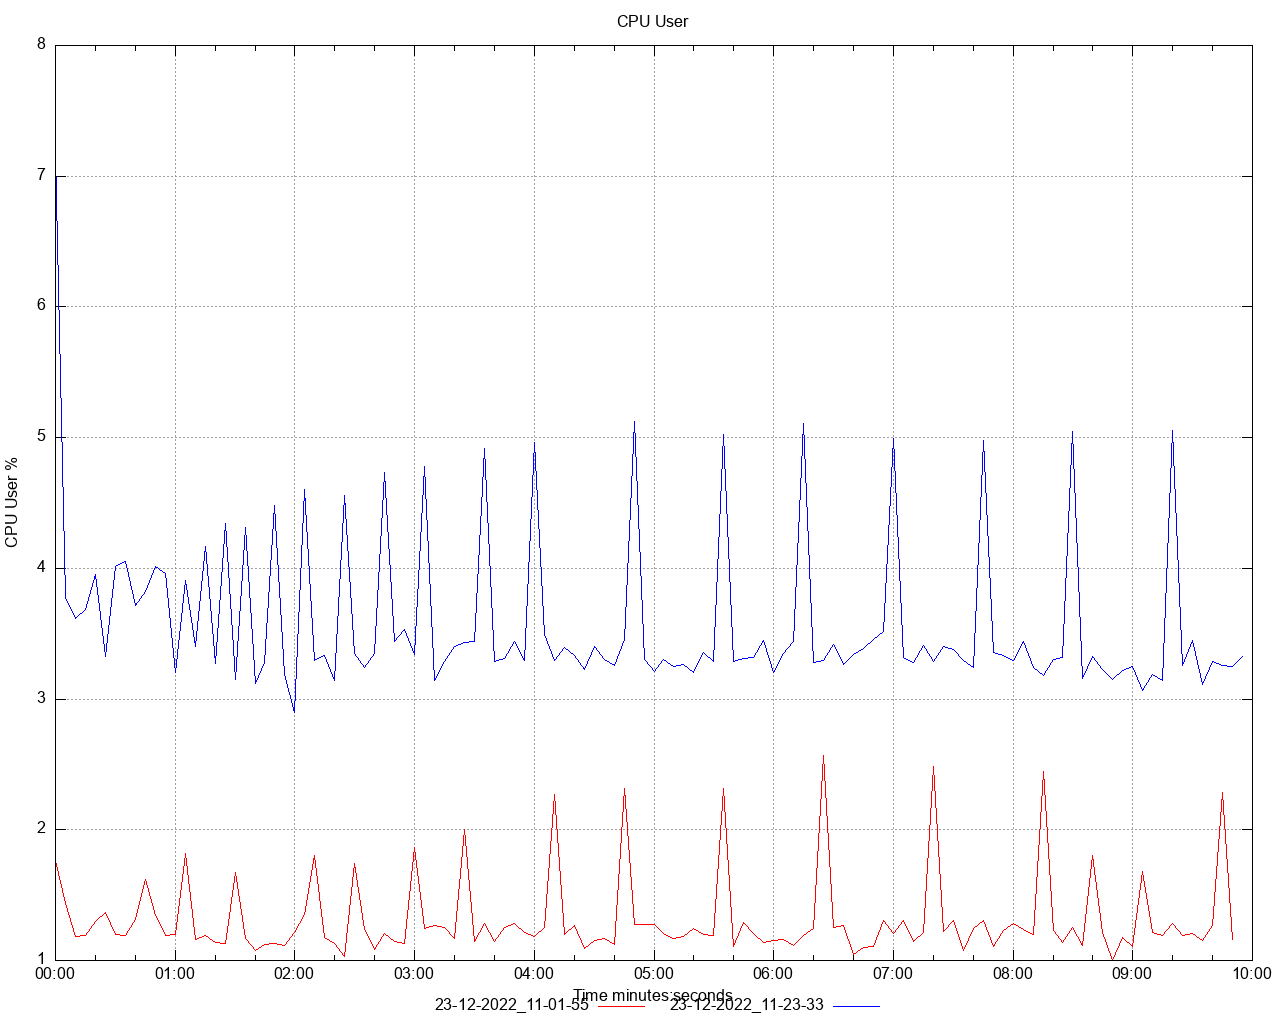

Recreate this plot in gnuplot.
set title 'CPU User' noenhanced
set style data lines
set datafile separator ","
set terminal png size 1280,1024
set grid
set key below
set xdata time
set timefmt "%s"
offset = 0
t0(x)=(offset=($0==0) ? x : offset, x - offset)
set xlabel 'Time minutes:seconds'
set ylabel 'CPU User %'
set output '/Users/ahmet.mircik/Workspace/python/hazelcast-simulator/offload-benchmarks/report/dstat/cpu_user_A2.png'
plot \
   '/Users/ahmet.mircik/Workspace/python/hazelcast-simulator/offload-benchmarks/report/data/cpu_user_A2_1.data' using (t0(timecolumn(1))):2 title "23-12-2022_11-01-55" noenhanced lt rgb "red", \
   '/Users/ahmet.mircik/Workspace/python/hazelcast-simulator/offload-benchmarks/report/data/cpu_user_A2_2.data' using (t0(timecolumn(1))):2 title "23-12-2022_11-23-33" noenhanced lt rgb "blue", \
